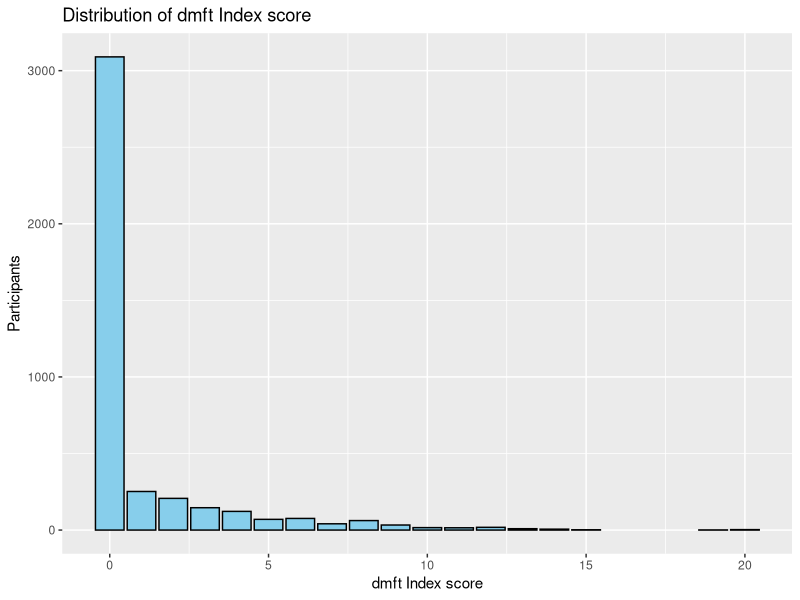
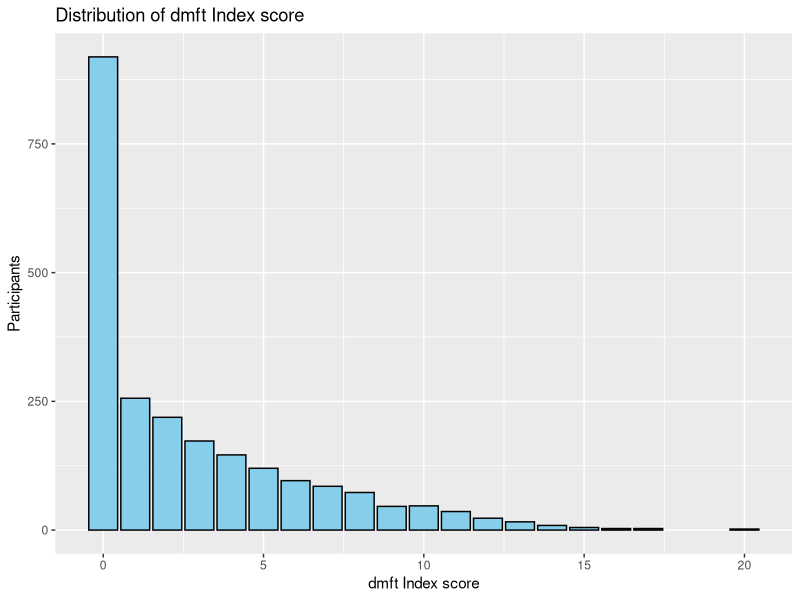
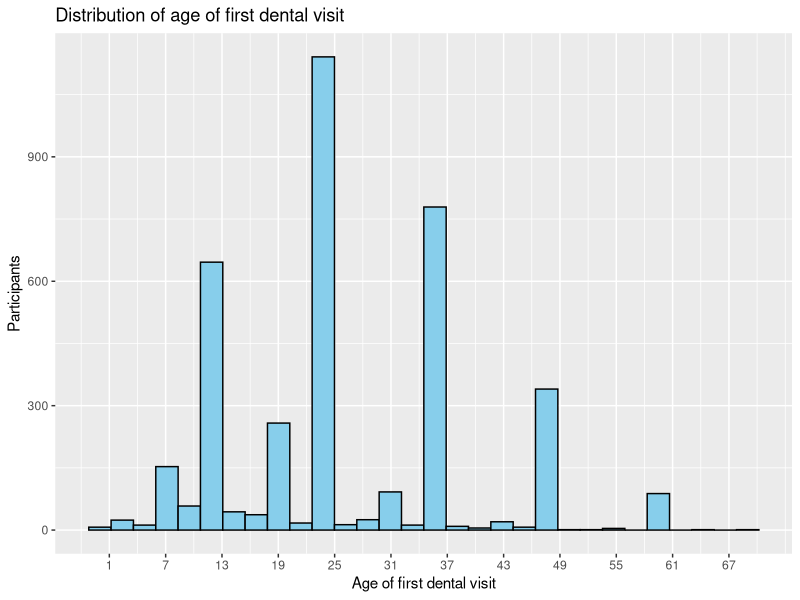
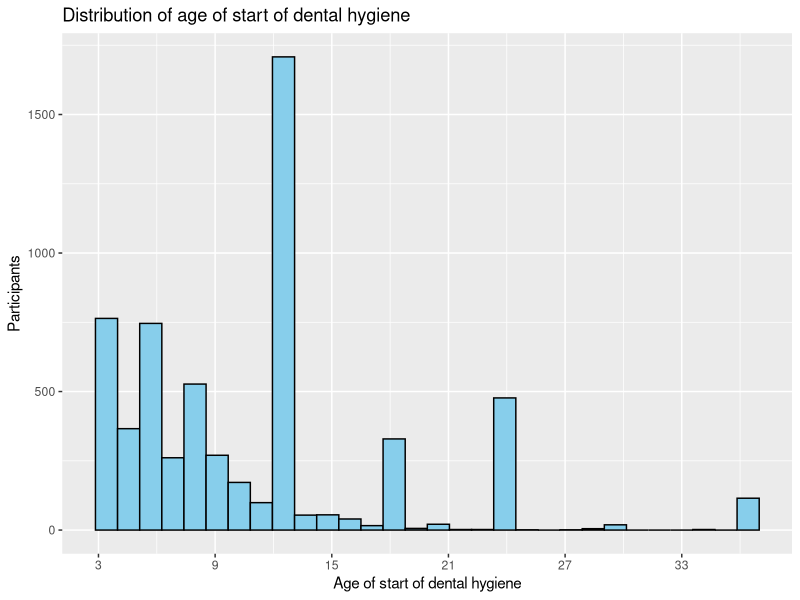

The R source for these figures, in order:
## ---- chunk 1
knitr::opts_chunk$set(echo = TRUE)
## ---- chunk 2
library(here)
library(readr)
library(tidyverse)

ninoscompleta <- read_delim(
  here("ensab", "M3_NINOS.txt"), 
  delim = "|", 
  locale = locale(encoding = "Latin1")
)

examen13completa <- read_delim(
  here("ensab", "M4_EXAMEN_1.txt"), 
  delim = "|", 
  locale = locale(encoding = "Latin1")
)

examen5completa <- read_delim(
  here("ensab", "M4_EXAMEN_2.txt"), 
  delim = "|", 
  locale = locale(encoding = "Latin1")
)

hogarcompleta <- read_delim(
  here("ensab", "M1_HOGAR.txt"), 
  delim = "|", 
  locale = locale(encoding = "Latin1")
)

## ---- chunk 3
glimpse(ninoscompleta)
names(ninoscompleta)
## ---- chunk 4
ninos <- ninoscompleta %>% 
  select(MPIO, DPTO, M3_100C, M3_113E, M3_113F, M3_119, M3_205, M3_206A, M3_206B, M3_207, M3_208, M3_209, M3_210, M3_213, M3_214, M3_224, M3_225, M3_226, M3_227, M3_227A, M3_227B, M3_227C, M3_227D, M3_227E, M3_227F, M3_227G, M3_227CU, Clase, Region, Subreg, Estrato, Fex_fin, Sexo, Zona, EST_SE_2, FRACCION, REGIMEN, ID_HOGAR, ID_PERSONA)

glimpse(ninos)
## ---- chunk 5
examen13 <- examen13completa %>% 
  select(MA_208, MA_305A, MA_305B, MA_305C, MA_305D, MA_305E, MA_305F, MA_305G, MA_305H, MA_305I, MA_305J, MA_307A, MA_307B, MA_307C, MA_307D, MA_307E, MA_307F, MA_307G, MA_307H, MA_307I, MA_307J, ID_HOGAR, ID_PERSONA)

#Assign a value to 1 to the following letters: B, C, D, E, G
examen13 <- examen13 %>%
  mutate(
    across(
      starts_with("MA_3"),
      ~case_when(
        str_detect(., "[BCDEG]") ~ 1,
        TRUE ~ 0)
    ))

#create variable dmft
examen13 <- examen13 %>%
  mutate(dmft = rowSums(across(starts_with("MA_3"), ~. > 0))) %>%
  select(-starts_with("MA_3"))

glimpse(examen13)
summary(examen13$dmft)

#See distribution
ggplot(data = examen13, aes(x = dmft)) +
  geom_bar(fill = "skyblue", color = "black") +
  labs(x = "dmft Index score", y = "Participants", title = "Distribution of dmft Index score")
## ---- chunk 6
examen5 <- examen5completa %>% 
  select(MB_208, MB_305A, MB_305B, MB_305C, MB_305D, MB_305E, MB_305F, MB_305G, MB_305H, MB_305I, MB_305J, MB_305K, MB_305L, MB_307A, MB_307B, MB_307C, MB_307D, MB_307E, MB_307F, MB_307G, MB_307H, MB_307I, MB_307J, MB_307K, MB_307L, ID_HOGAR, ID_PERSONA)

glimpse(examen5)

#Assign a value to 1 to the following numbers: 1, 2, 3, 4, 7
examen5 <- examen5 %>%
  mutate(
    across(
      starts_with("MB_3"),
      ~case_when(
        str_detect(., "^[12347]$|^[BCDEG]$") ~ 1,
        TRUE ~ 0                                 
      )))

#create variable dmft
examen5 <- examen5 %>%
  mutate(dmft = rowSums(across(starts_with("MB_3"), ~. > 0))) %>%
  select(-starts_with("MB_3"))

summary(examen5$dmft)

#See distribution
ggplot(data = examen5, aes(x = dmft)) +
  geom_bar(fill = "skyblue", color = "black") +
  labs(x = "dmft Index score", y = "Participants", title = "Distribution of dmft Index score")
## ---- chunk 7
ensab <- ninos %>%
  left_join(examen13, by = "ID_PERSONA") %>%
  left_join(examen5, by = "ID_PERSONA") %>%
  mutate(dmft = coalesce(dmft.x, dmft.y)) %>%
  select(-ID_HOGAR.x, -ID_HOGAR.y, -dmft.x, -dmft.y)

#Missing data

ensab %>%
  filter(MA_208 == 2 | MB_208 == 2) %>%
  count()

ensab <- ensab %>%
  filter(MA_208 == 1 | MB_208 == 1) %>%
  select(-MB_208, -MA_208)

#only  3 children did not have the clinical examination portion. We'll exclude them. Now the sample size is 6443 children.
## ---- chunk 8

#Turn M3_206A into a numeric variable
ensab$M3_206A <- as.numeric(ensab$M3_206A)

summary(ensab$M3_206A)

ensab %>%
  filter(M3_205 == 2 | M3_205 == 3) %>%
  count()
#2648: coincides with the number of NAs

ensab %>%
  filter(M3_205 == 3) %>%
  count()
#only 46 participants have missing values for M3_205

#multiply values in the filtered rows by 12 and categorize
ensab <- ensab %>%
  mutate(agefdv = if_else(M3_206B == 2, M3_206A * 12, M3_206A))

ggplot(ensab, aes(x = agefdv)) +
  geom_histogram(fill = "skyblue", color = "black") +
  scale_x_continuous(breaks = seq(min(ensab$agefdv, na.rm = TRUE), max(ensab$agefdv, na.rm = TRUE), by = 6)) +
  labs(x = "Age of first dental visit", y = "Participants", title = "Distribution of age of first dental visit")

# can do bins 0-6, 7-12, 13-24, 25-36, 37-48, 49-72, or just divide into 3.

ensab <- ensab %>%
  mutate(agefdv = case_when(
    M3_205 == 3 ~ NA_real_,
    M3_205 == 2 ~ 0,
    agefdv <= 12 ~ 1,
    agefdv > 12 ~ 2,
    TRUE ~ agefdv)) %>%
  mutate(agefdv = factor(agefdv, 
                         levels = c(0, 1, 2), 
                         labels = c("Never", "0-12", "13+")))

summary(ensab$agefdv)

ensab <- ensab %>%
  select(-M3_206B, -M3_206A)
## ---- chunk 9
ensab %>%
  filter(M3_207 == 4) %>%
  count()

#45 NAs to be expected in M3_209

ensab <- ensab %>%
  mutate(reason = factor(M3_209, 
    levels = c(1, 2, 3, 4), 
    labels = c("Emergency", "Treatment", "Prevention", "Certification")))

summary(ensab$reason)
#2648 NAs
## ---- chunk 10
ensab %>%
  filter(M3_213 == 91 | M3_213 == 92) %>%
  count()
#385

glimpse(ensab$M3_213)

#create distribution
ensab %>%
  filter(!(M3_213 %in% c(91, 92))) %>%
  ggplot(aes(x = M3_213)) +
  geom_histogram(fill = "skyblue", color = "black") +
  scale_x_continuous(breaks = seq(min(ensab$M3_213, na.rm = TRUE), max(ensab$M3_213, na.rm = TRUE), by = 6)) +
  labs(x = "Age of start of dental hygiene", y = "Participants", title = "Distribution of age of start of dental hygiene")
## ---- chunk 11
# who does the dental hygiene

# breastfeeding age

# bottle
## ---- chunk 12
glimpse(ensab$M3_100C)
summary(ensab$M3_100C)

#rename M2_100C to age
ensab <- ensab %>%
  rename(age = M3_100C)

#Is this considered continuous or categorical?
## ---- chunk 13
glimpse(ensab$Sexo)

ensab <- ensab %>%
  mutate(sex = factor(Sexo,
                         levels = c(1, 2),
                         labels = c("Masculine", "Feminine")))

summary(ensab$sex)
## ---- chunk 14
glimpse(ensab$EST_SE_2)

ensab <- ensab %>%
  mutate(ses = factor(EST_SE_2, 
                           levels = c(1, 2, 3, 4), 
                           labels = c("Low low", "Low", "Middle low", "Middle to high")))

summary(ensab$ses)
## ---- chunk 15
glimpse(ensab$M3_119)

#8 are NAs
ensab %>%
  filter(M3_119 == 8) %>%
  count()

#transform 7 unemployed into 0

ensab <- ensab %>%
  mutate(income = case_when(
    M3_119 == 8 ~ NA,
    M3_119 == 7 ~ 0,
    TRUE ~ M3_119)) %>%
  mutate(income = factor(income,
                         levels = c(0, 1, 2, 3, 4, 5, 6),
                         labels = c("Unemployed", "Less than half NMW", "Half - 1 NMW", "1-2 NMW", "2-3 NMW", "3-4 NMW", "More than 4 NMW")))

summary(ensab$income)

## ---- chunk 16
glimpse(ensab$REGIMEN)

#counting NAs in M3_113E

ensab %>%
  filter(M3_113E == 6) %>%
  count()

ensab <- ensab %>%
  mutate(insurance = case_when(
    REGIMEN == 4 ~ 0,
    TRUE ~ REGIMEN)) %>%
  mutate(insurance = factor(insurance, 
                           levels = c(0, 1, 2, 3), 
                           labels = c("Uninsured", "Contributory", "Subsidized", "Other")))

summary(ensab$insurance)
## ---- chunk 17
glimpse(ensab$Region)

ensab <- ensab %>%
  mutate(region = factor(Region,
                         levels = c(1, 2, 3, 4, 5, 6),
                         labels = c("Atlantic", "Eastern", "Central", "Pacific", "Bogota", "Orinoquia - Amazonia")))

summary(ensab$region)
## ---- chunk 18
glimpse(ensab$Zona)

ensab %>%
  group_by(Zona, .drop = FALSE) %>%
  count()

ensab <- ensab %>%
  mutate(location = factor(Zona,
                           levels = c(1, 2),
                           labels = c("Urban", "Rural")))

summary(ensab$location)
